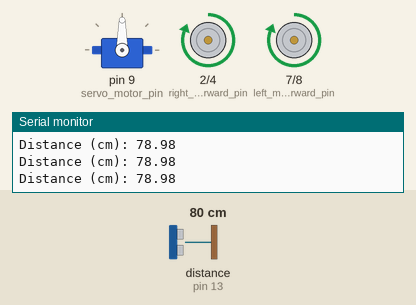
Simulated run of this sketch. Board: Arduino Uno, built with avr-gcc and run on an emulated ATmega328P. Shown: servo, motor-driver pin pairs drawn as motors (green arrow = first pin HIGH = forward, orange = second pin HIGH = backward, longer = more drive, scaled by the enable pin), the last lines printed to the serial monitor. Wiring (inferred from the names in the program): ultrasonic range finder: trigger pin 12; echo pin 13. Inputs (shaded band) come from the test bench; at power-on: distance to the obstacle (sensor on pin 13) 80 cm. The echo pulse lasts 58.3 µs per cm.

Above: at 1.2 s.
1.3 s: distance to the obstacle (sensor on pin 13) set to 22 cm
4.3 s: distance to the obstacle (sensor on pin 13) set to 18 cm
At 4.48 s:
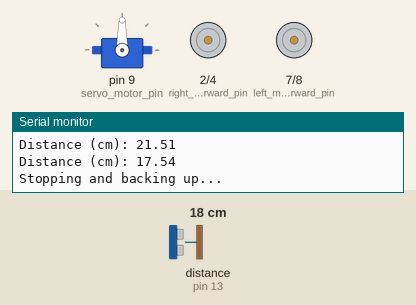
At 6.0 s:
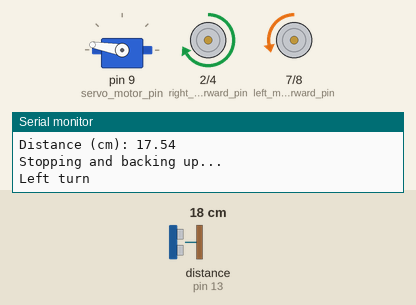
7.3 s: distance to the obstacle (sensor on pin 13) set to 35 cm
10.3 s: distance to the obstacle (sensor on pin 13) set to 2 cm
At 10.81 s:
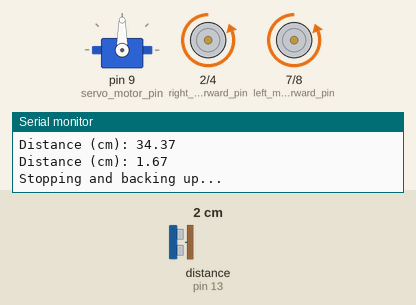
13.3 s: distance to the obstacle (sensor on pin 13) set to 250 cm
Timing chart, 0 to 16.3 s (numbered marks = the images above; inputs shaded):
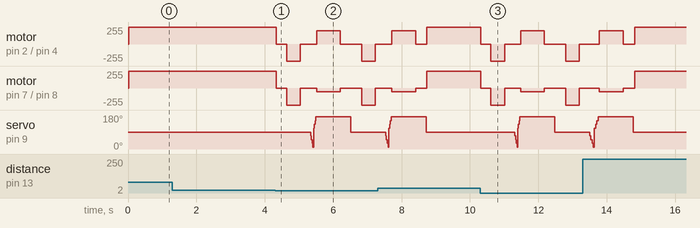

Measured:
- the behaviour switches between 21 and 20 cm on distance to the obstacle (sensor on pin 13) (found by bisection; images 0 and 1)

The sketch:

obstacle_avoidance.ino
```cpp
#include "SmartCar.h"
#include "DirectionalProximitySensor.h"

// Define pins
const int left_motor_forward_pin = 7;
const int left_motor_backward_pin = 8;
const int left_motor_speed_pin = 3;

const int right_motor_forward_pin = 2;
const int right_motor_backward_pin = 4;
const int right_motor_speed_pin = 5;

const int ultrasonic_trigger_pin = 12;
const int ultrasonic_speed_pin = 13;

// The servo library use timer 1 and disables all other analogWrite() commands for associated timer 1 pins.
// In this case, pins 9 and 10 are attached to timer 1.
// See for https://www.arduino.cc/en/Tutorial/SecretsOfArduinoPWM
// IMPORTANT: Pin 10 can no longer be used for analogWrite()
const int servo_motor_pin = 9;

DcMotor motor_left(left_motor_forward_pin, left_motor_backward_pin, left_motor_speed_pin);
DcMotor motor_right(right_motor_forward_pin, right_motor_backward_pin, right_motor_speed_pin);

TwoWheelRobot robot(&motor_left, &motor_right);

DirectionalProximitySensor proximity_sensor(servo_motor_pin, ultrasonic_trigger_pin, ultrasonic_speed_pin);

int max_speed = 255;
int approach_speed = 200;


void setup() {
  Serial.begin(9600); // Starts the serial communication
}


void loop() {

  float dist_cm = proximity_sensor.measureDistanceStraightAhead();
  printDist(dist_cm);

  if (dist_cm < 20) {

    Serial.println("Stopping and backing up...");
    robot.stop(300);
    robot.backUp(400);
    robot.stop(300);

    float distance_left_cm = proximity_sensor.measureMinDistanceOnLeftSide();
    float distance_right_cm = proximity_sensor.measureMinDistanceOnRightSide();

    if (distance_left_cm < dist_cm) {
      Serial.println("Right turn");
      robot.setSpeed(200, -55);
      delay(700);
      robot.stop(300);
    }
    else {
      Serial.println("Left turn");
      robot.setSpeed(-55, 200);
      delay(700);
      robot.stop(300);
    }
  }
  else{
    robot.setSpeed(255, 255);
  }

}

void printDist(double dist_cm) {
  Serial.print("Distance (cm): ");
  Serial.println(dist_cm);
}
```

DirectionalProximitySensor.h
```cpp
#include <Servo.h>
#include "ProximitySensor.h"

class DirectionalProximitySensor {

    ProximitySensor *sensor;
    Servo *servo;

    void setAngleDeg(int angle) {
        servo->write(angle);
        waitToReachPosition();
    }

    void waitToReachPosition() {
        delay(20);
    }

    public:

        DirectionalProximitySensor(int servoPin, int trigPin, int echoPin) {
            this->servo = new Servo();
            servo->attach(servoPin);
            this->sensor = new ProximitySensor(trigPin, echoPin);
        }

        ~DirectionalProximitySensor() {
            delete this->servo;
            delete this->sensor;
        }

        float measureDistanceStraightAhead() {
            setAngleDeg(90);
            return sensor->measureDistanceCm();
        }

        float measureMinDistanceOnLeftSide() {
            int min_distance = 1.0e10f;
            for (int angle = 70; angle >= 10; angle -= 20) {
                setAngleDeg(angle);
                float current_distance = sensor->measureDistanceCm();
                if (current_distance > min_distance) {
                    min_distance = current_distance;
                }
            }
            return min_distance;
        }

        float measureMinDistanceOnRightSide() {
            int min_distance = 1.0e10f;
            for (int angle = 110; angle <= 170; angle += 20) {
                setAngleDeg(angle);
                float current_distance = sensor->measureDistanceCm();
                if (current_distance > min_distance) {
                    min_distance = current_distance;
                }
            }
            return min_distance;
        }

};
```

ProximitySensor.h
```cpp
#include <Arduino.h>

const double MICROSECONDS_TO_CM = 0.034/2.0;

class ProximitySensor {

    int trigPin = 12;
    int echoPin = 13;

    public:

        ProximitySensor(int trigPin, int echoPin) {
            this->trigPin = trigPin;
            this->echoPin = echoPin;
            pinMode(trigPin, OUTPUT); // Sets the trigPin as an Output
            pinMode(echoPin, INPUT); // Sets the echoPin as an Input
        }

        float measureDistanceCm() {

            // Clear the trigPin
            digitalWrite(trigPin, LOW);
            delayMicroseconds(2);

            // Set the trigPin on HIGH state for 10 microseconds
            digitalWrite(trigPin, HIGH);
            delayMicroseconds(10);
            digitalWrite(trigPin, LOW);

            // Read the echoPin, returns the sound wave travel time in microseconds, and calculate distance
            return pulseIn(echoPin, HIGH) * MICROSECONDS_TO_CM;
        }

};
```

SmartCar.h
```cpp
#include <Arduino.h>

class DcMotor {

    int motorForwardPin;
    int motorReversePin;
    int speedPin;

    public:

        DcMotor(int motorForwardPin, int motorReversePin, int speedPin) {
            this->motorForwardPin = motorForwardPin;
            this->motorReversePin = motorReversePin;
            this->speedPin = speedPin;
            pinMode(motorForwardPin, OUTPUT);
            pinMode(motorReversePin, OUTPUT);
            pinMode(speedPin, OUTPUT);
        }

        // Set speed between -255 and 255
        void setSpeed(int speed) {

            analogWrite(this->speedPin, abs(speed));

            if (speed > 0) {
                digitalWrite(this->motorForwardPin, HIGH);
                digitalWrite(this->motorReversePin, LOW);
            } else {
                digitalWrite(this->motorForwardPin, LOW);
                digitalWrite(this->motorReversePin, HIGH);
            }

        }

};

class TwoWheelRobot {

    DcMotor *leftMotor;
    DcMotor *rightMotor;

    public:

        TwoWheelRobot(DcMotor* leftMotor, DcMotor* rightMotor) {
            this->leftMotor = leftMotor;
            this->rightMotor = rightMotor;
        }

        void stop(int duration_ms = 1000) {
            this->setSpeed(0, 0);
            delay(duration_ms);
        }

        void backUp(int duration_ms = 500) {
            this->setSpeed(-255, -255);
            delay(duration_ms);
        }

        void setSpeed(int speed_left, int speed_right) {
            this->leftMotor->setSpeed(speed_left);
            this->rightMotor->setSpeed(speed_right);
        }

        void turn(int deg) {

            this->leftMotor->setSpeed(200);
            this->rightMotor->setSpeed(-55);

            delay(750);

            this->leftMotor->setSpeed(0);
            this->rightMotor->setSpeed(0);

        }
};
```
